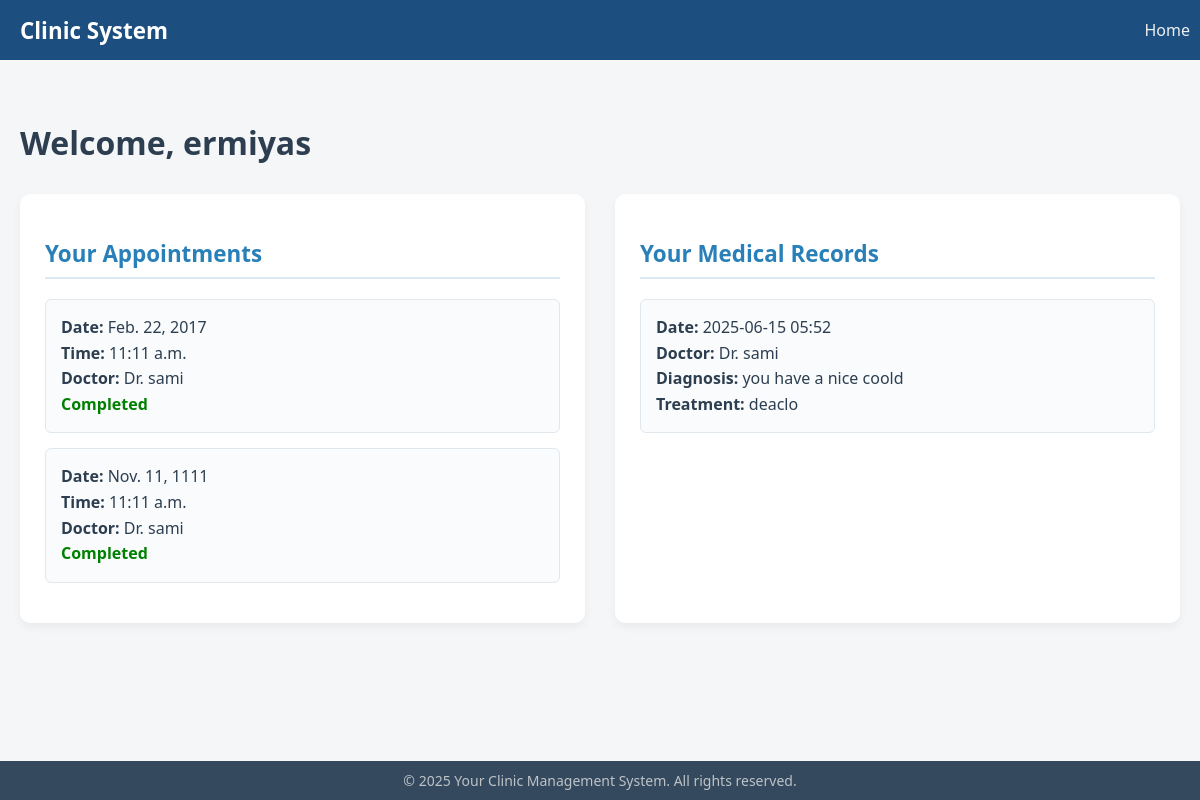
Screenshot of /dashboard/patient/ (signed in) with the database file from the repository.
### clinic/models.py (models this page shows, shortened)
class Patient(models.Model):
    patient_id = models.CharField(max_length=20, unique=True)
    name = models.CharField(max_length=100)
    password=models.CharField(max_length=20)
    age = models.IntegerField()
    gender = models.CharField(max_length=10, choices=[('Male', 'Male'), ('Female', 'Female')])
    contact_number = models.CharField(max_length=15)
    address = models.TextField()
    medical_history = models.TextField(blank=True, null=True)
    emergency_contact_name = models.CharField(max_length=100)
    emergency_contact_number = models.CharField(max_length=15)
    created_at = models.DateTimeField(auto_now_add=True)
    approved = models.BooleanField(default=False)

class Appointment(models.Model):
    patient = models.ForeignKey(Patient, related_name='appointments', on_delete=models.CASCADE)
    doctor = models.ForeignKey(Doctor, related_name='appointments', on_delete=models.CASCADE)
    date = models.DateField()
    time = models.TimeField()
    status = models.CharField(
        max_length=20,
        choices=[('scheduled', 'Scheduled'), ('accepted','accepted'), ('completed', 'Completed'),('rejected', 'Rejected'), ('cancelled', 'Cancelled')],
        default='scheduled'
    )

class Doctor(models.Model):
    user = models.OneToOneField(User, on_delete=models.CASCADE)
    doctor_id = models.CharField(max_length=20, unique=True)
    name = models.CharField(max_length=100)
    personal_info = models.FileField(upload_to='personal/', blank=True, null=True)
    specialization = models.CharField(max_length=100)
    password = models.CharField(max_length=100)
    approved = models.BooleanField(default=False)

class MedicalRecord(models.Model):
    patient = models.ForeignKey(Patient, related_name='medical_record', on_delete=models.CASCADE)
    doctor = models.ForeignKey(Doctor, related_name='doctor_records', on_delete=models.CASCADE)
    diagnosis = models.TextField()
    treatment = models.TextField()
    date = models.DateTimeField(auto_now_add=True)

### clinic/views.py (the view)
# urls.py: path('dashboard/patient/', views.patient_dashboard, name='patient_dashboard'),
def patient_dashboard(request):
    if 'patient_id' not in request.session:
        return redirect('login_patient')
    patient = Patient.objects.get(id=request.session['patient_id'])
    appointments = Appointment.objects.filter(patient=patient).order_by('-date', '-time')
    medical_records = MedicalRecord.objects.filter(patient=patient).order_by('-date')
    invoices = Invoice.objects.filter(patient_id=patient)
    return render(request, 'patient_dashboard.html', {
        'patient': patient,
        'appointments': appointments,
        'invoices':invoices,
        'medical_records': medical_records,
    })

### clinic/templates/patient_dashboard.html (shortened to what this page needs)
<!DOCTYPE html>
<html lang="en">
  <head>
  </head>
  <body>
    <div class="wrapper">
      <header>
        <div class="title">Clinic System</div>
        <div class="nav">
          <a href="/">Home</a>
        </div>
      </header>
      <main>
        <h1>Welcome, {{ patient.name }}</h1>
        <div class="dashboard-summary">
          <div class="summary-card">
            <h2>Your Appointments</h2>
            {% if appointments %}
            <ul>
              {% for appt in appointments %}
              <li>
                <strong>Date:</strong> {{ appt.date }}<br />
                <strong>Time:</strong> {{ appt.time }}<br />
                <strong>Doctor:</strong> Dr. {{ appt.doctor.name }}<br />
                <span
                  class="status {% if appt.status == 'completed' %}completed{% elif appt.status == 'scheduled' %}scheduled{% elif appt.status == 'cancelled' or appt.status == 'rejected' %}cancelled{% else %}unknown{% endif %}"
                >
                  {{ appt.get_status_display }}
                </span>
              </li>
              {% endfor %}
            </ul>
            {% else %}
            <p>No appointments found.</p>
            {% endif %}
          </div>
          <div class="summary-card">
            <h2>Your Medical Records</h2>
            {% if medical_records %}
            <ul>
              {% for record in medical_records %}
              <li>
                <strong>Date:</strong> {{ record.date|date:"Y-m-d H:i" }}<br />
                <strong>Doctor:</strong> Dr. {{ record.doctor.name }}<br />
                <strong>Diagnosis:</strong> {{ record.diagnosis }}<br />
                <strong>Treatment:</strong> {{ record.treatment }}
              </li>
              {% endfor %}
            </ul>
            {% else %}
            <p>No medical records available.</p>
            {% endif %}
          </div>
        </div>
      </main>
      <footer>
        <div class="copyright">
          &copy; 2025 Your Clinic Management System. All rights reserved.
        </div>
      </footer>
    </div>
  </body>
</html>

### clinic/templates/patient_dashboard.html (style rules this page uses)
html, body { height: 100%; margin: 0; padding: 0; font-family: "Segoe UI", Tahoma, Geneva, Verdana, sans-serif; background-color: #f4f6f8; color: #2c3e50; }
.wrapper { display: flex; flex-direction: column; min-height: 100vh; }
header { position: fixed; top: 0; left: 0; width: 100%; height: 60px; background-color: #1c4e80; color: white; display: flex; justify-content: space-between; align-items: center; padding: 0 20px; z-index: 1000; }
header .title { font-size: 1.4rem; font-weight: bold; }
header .nav a { color: #ecf0f1; margin-right: 20px; font-weight: 400; font-size: 1rem; text-decoration: none; padding: 6px 10px; border-radius: 4px; transition: background-color 0.3s ease; }
main { flex: 1; padding: 100px 20px 60px; box-sizing: border-box; }
h1 { font-size: 2rem; margin-bottom: 30px; }
.dashboard-summary { display: flex; flex-wrap: wrap; gap: 30px; }
.summary-card { background-color: #ffffff; border-radius: 10px; padding: 25px; box-shadow: 0 4px 10px rgba(0, 0, 0, 0.05); flex: 1; min-width: 300px; max-width: 600px; }
.summary-card h2 { margin-bottom: 20px; font-size: 1.4rem; color: #2980b9; border-bottom: 2px solid #dbe9f4; padding-bottom: 8px; }
ul { list-style: none; padding: 0; margin: 0; }
ul li { background: #f9fbfc; border: 1px solid #e1e8ed; padding: 15px; margin-bottom: 15px; border-radius: 6px; line-height: 1.6; }
.status { font-weight: bold; }
.status.completed { color: green; }
footer { background-color: #34495e; color: #ecf0f1; text-align: center; padding: 10px 15px; font-size: 14px; }
footer .copyright { color: #bdc3c7; }

### rows the page displays
Patient: name "ermiyas"
Appointment: date "Feb. 22, 2017", time "11:11 a.m.", doctor.name "sami", status "Completed"
Appointment: date "Nov. 11, 1111", time "11:11 a.m.", doctor.name "sami", status "Completed"
MedicalRecord: date "2025-06-15 05:52", doctor.name "sami", diagnosis "you have a nice coold", treatment "deaclo"
